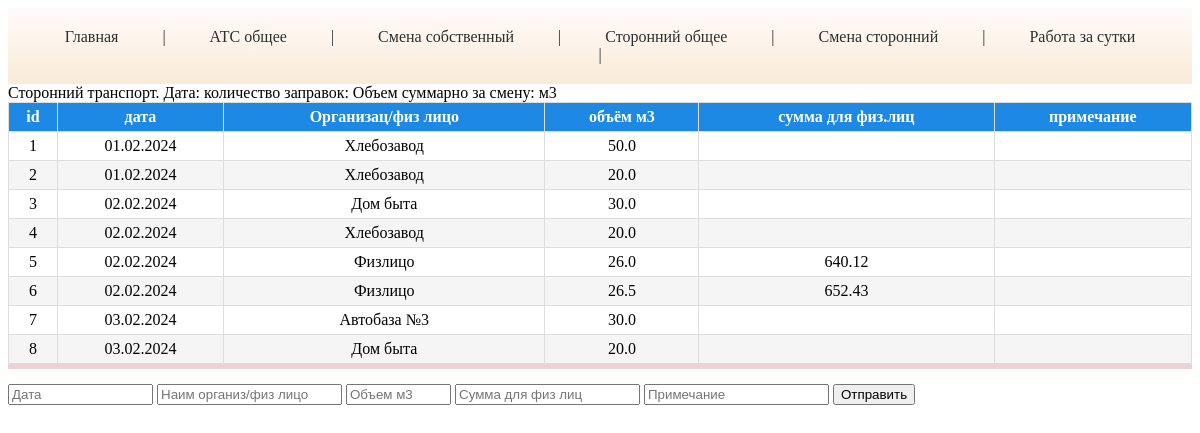
The page /atsext on the database its author committed.
### model.py (models this page shows)
class BaseModel(Model):
    id = PrimaryKeyField(unique=True)
    class Meta:
        database = db
        order_by = 'id'

class Commercial_transport(BaseModel):
    date = CharField()
    name = CharField()
    amount = FloatField()
    money = FloatField()
    note = CharField()
    class Meta():
        db_table = 'commercial'

### main.py (the view)
@app.route('/atsext', methods=['POST', 'GET'])
def atsext():
    if request.method == 'POST':
        Commercial_transport(date=request.form['date'], name=request.form['name'], \
                             amount=request.form['amount'], money=request.form['money'], \
                             note=request.form['note']).save()
        return redirect(url_for('atsext'))
    commercials = Commercial_transport.select()
    return render_template('atsext.html', commercials=commercials)

### templates/atsext.html (shortened to what this page needs)
{% extends 'base.html'%}
{%block content%}
<tr>
        <td> Сторонний транспорт. Дата: {{dat}}  количество заправок: {{n}} Объем суммарно за смену: {{t}} м3</td>
    </tr>
<table class="table">
	<thead>
		<tr>
			<th>id</th>
			<th>дата</th>
			<th>Организац/физ лицо</th>
			<th>объём м3</th>
			<th>сумма для физ.лиц</th>
			<th>примечание</th>
		</tr>
	</thead>
	<tbody>
		{% for payment in commercials %}
    <tr>
        <td>{{payment.id}}</td>
        <td>{{payment.date}}</td>
        <td>{{payment.name}}</td>
        <td>{{payment.amount}}</td>
        <td>{{payment.money}}</td>
        <td>{{payment.note}}</td>
    </tr>
{%endfor%}
	</tbody>
</table>
	<tbody>
    <form method="POST">
    <input  name="date" placeholder="Дата" class="form-control" size="15">
    <input  name="name" placeholder="Наим организ/физ лицо" class="form-control" size="20">
    <input name="amount" placeholder="Объем м3"  class="form-control" size="10">
    <input name="money" placeholder="Сумма для физ лиц"  class="form-control" size="20">
    <input name="note" placeholder="Примечание"  class="form-control" size="20">
    <input type="submit" class="btn btn-success" value="Отправить">
</form>
	</tbody>
{% endblock %}

### static/css/222.css (style rules this page uses)
.table { width: 100%; box-shadow: 0 5px rgba(164, 32, 32, 0.2); margin-bottom: 20px; border: 1px solid #dddddd; border-collapse: collapse; }
.table th { font-weight: bold; padding: 5px; background-color: #1e88e5; color: #fff; border: 1px solid #dddddd; }
.table td { border: 1px solid #dddddd; padding: 5px; vertical-align: center; text-align: center; }
.table tr:nth-child(even) { background: #f5f5f5 ; }

### rows shown on the page
Commercial_transport: id "1", date "01.02.2024", name "Хлебозавод", amount "50.0"
Commercial_transport: id "2", date "01.02.2024", name "Хлебозавод", amount "20.0"
Commercial_transport: id "3", date "02.02.2024", name "Дом быта", amount "30.0"
Commercial_transport: id "4", date "02.02.2024", name "Хлебозавод", amount "20.0"
Commercial_transport: id "5", date "02.02.2024", name "Физлицо", amount "26.0", money "640.12"
Commercial_transport: id "6", date "02.02.2024", name "Физлицо", amount "26.5", money "652.43"
Commercial_transport: id "7", date "03.02.2024", name "Автобаза №3", amount "30.0"
Commercial_transport: id "8", date "03.02.2024", name "Дом быта", amount "20.0"
